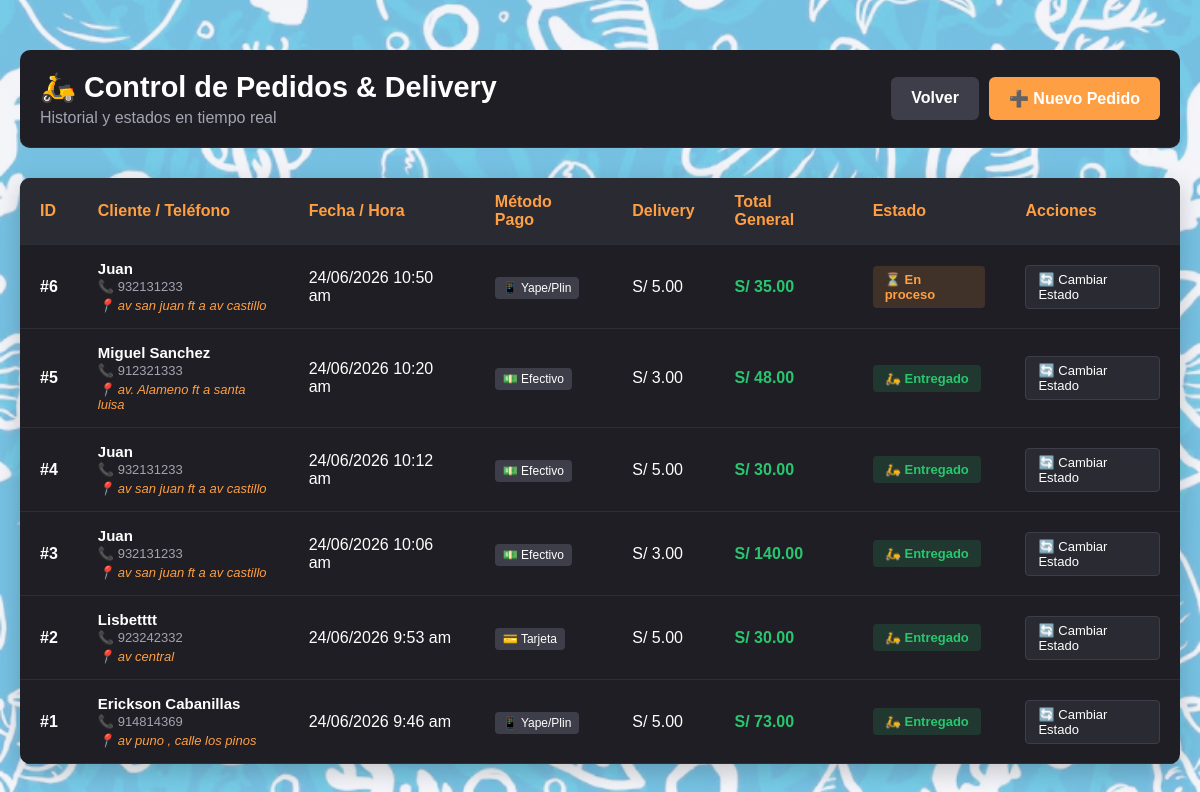
Page /views/pedidos/index.php (signed in) on the committed database.
### tables this page shows
CREATE TABLE `pedidos` (
  `id` int(11) NOT NULL,
  `cliente_id` int(11) NOT NULL,
  `fecha` datetime NOT NULL,
  `total` decimal(10,2) NOT NULL,
  `tipo_envio` varchar(50) DEFAULT 'Delivery',
  `costo_delivery` decimal(10,2) DEFAULT 0.00,
  `metodo_pago` varchar(50) DEFAULT 'Efectivo',
  `estado_pedido` varchar(50) DEFAULT 'En proceso'
);

CREATE TABLE `clientes` (
  `id` int(11) NOT NULL,
  `nombres` varchar(150) NOT NULL,
  `telefono` varchar(20) DEFAULT NULL,
  `direccion` varchar(255) DEFAULT NULL
);

### views/pedidos/index.php (the view, shortened to what this page needs)
<?php
$conexion = Conexion::conectar();
$sqlPedidos = "SELECT p.*, c.nombres, c.telefono, c.direccion
               FROM pedidos p
               INNER JOIN clientes c ON p.cliente_id = c.id
               ORDER BY p.fecha DESC";
$resultado = $conexion->query($sqlPedidos);
?>
<!DOCTYPE html>
<html lang="es">
<head>
    <link rel="stylesheet" href="../css/mesas.css">
    <link rel="stylesheet" href="../css/pedidos.css"> </head>
<body>
<div class="panel-delivery">
    <div class="header-panel">
        <div>
            <h1>🛵 Control de Pedidos & Delivery</h1>
            <p style="color: #a4a4b2; margin: 5px 0 0 0;">Historial y estados en tiempo real</p>
        </div>
        <div style="display:flex; gap:10px;">
            <a href="../dashboard/index.php" class="btn-nuevo-pedido" style="background:#3e3e4a;">Volver</a>
            <a href="nuevo.php" class="btn-nuevo-pedido">➕ Nuevo Pedido</a>
        </div>
    </div>
    <table class="tabla-delivery">
        <thead>
            <tr>
                <th>ID</th>
                <th>Cliente / Teléfono</th>
                <th>Fecha / Hora</th>
                <th>Método Pago</th>
                <th>Delivery</th>
                <th>Total General</th>
                <th>Estado</th>
                <th>Acciones</th>
            </tr>
        </thead>
        <tbody>
            <?php
            if ($resultado && $resultado->num_rows > 0) {
                while($p = $resultado->fetch_assoc()) {
            ?>
                <tr>
                    <td><strong>#<?php echo $p['id']; ?></strong></td>
                    <td>
                        <span style="display:block; font-weight:bold; font-size:15px; color:#fff;"><?php echo $p['nombres']; ?></span>
                        <span style="display:block; color:#a4a4b2; font-size:13px; margin-top:2px;">📞 <?php echo $p['telefono']; ?></span>
                        <span style="display:block; color:#ff9f43; font-size:13px; margin-top:4px; font-style:italic;">📍 <?php echo !empty($p['direccion']) ? $p['direccion'] : 'Recojo en local'; ?></span>
                    </td>
                    <td><?php echo date('d/m/Y g:i a', strtotime($p['fecha'])); ?></td>
                    <td>
                        <span class="badge-pago">
                            <?php
                                if($p['metodo_pago'] == 'Efectivo') echo '💵 Efectivo';
                                elseif($p['metodo_pago'] == 'Yape') echo '📱 Yape/Plin';
                                else echo '💳 Tarjeta';
                            ?>
                        </span>
                    </td>
                    <td>S/ <?php echo number_format($p['costo_delivery'], 2); ?></td>
                    <td style="color:#28c76f; font-weight:bold; font-size:16px;">S/ <?php echo number_format($p['total'], 2); ?></td>
                    <td>
                        <?php if($p['estado_pedido'] == 'En proceso'): ?>
                            <span class="badge badge-proceso">⏳ En proceso</span>
                        <?php else: ?>
                            <span class="badge badge-entregado">🛵 Entregado</span>
                        <?php endif; ?>
                    </td>
                    <td>
                        <a href="../../controllers/CambiarEstadoDelivery.php?id=<?php echo $p['id']; ?>&estado=<?php echo $p['estado_pedido']; ?>" class="btn-accion">
                            🔄 Cambiar Estado
                        </a>
                    </td>
                </tr>
            <?php
                }
            } ?>
        </tbody>
    </table>
</div>
</body>
</html>

### views/css/mesas.css (style rules this page uses)
* { margin: 0; padding: 0; box-sizing: border-box; font-family: Arial, sans-serif; }
body { background-image: linear-gradient(rgba(233, 234, 244, 0.5), rgba(236, 238, 248, 0.5)), url('img/MeF.png'); background-size: cover; background-position: center; background-repeat: no-repeat; background-attachment: fixed; padding-top: 20px; }

### views/css/pedidos.css (style rules this page uses)
.panel-delivery { max-width: 1200px; margin: 30px auto; padding: 0 20px; color: #fff; font-family: sans-serif; }
.header-panel { display: flex; justify-content: space-between; align-items: center; margin-bottom: 30px; background: #1e1e24; padding: 20px; border-radius: 10px; border-bottom: 1px solid #2d2d35; }
.header-panel h1 { margin: 0; font-size: 1.8rem; }
.btn-nuevo-pedido { background: #ff9f43; color: #fff; text-decoration: none; padding: 12px 20px; border-radius: 6px; font-weight: bold; transition: background 0.3s, transform 0.2s; display: inline-block; }
.tabla-delivery { width: 100%; border-collapse: collapse; background: #1e1e24; border-radius: 10px; overflow: hidden; box-shadow: 0 8px 24px rgba(0,0,0,0.2); }
.tabla-delivery th, .tabla-delivery td { padding: 15px 20px; text-align: left; border-bottom: 1px solid #2d2d35; }
.tabla-delivery th { background-color: #2a2a32; color: #ff9f43; font-weight: bold; }
.badge { display: inline-block; padding: 6px 12px; border-radius: 4px; font-size: 13px; font-weight: bold; }
.badge-proceso { background: rgba(255, 159, 67, 0.15); color: #ff9f43; }
.badge-entregado { background: rgba(40, 199, 111, 0.15); color: #28c76f; }
.badge-pago { background: #3e3e4a; color: #fff; padding: 4px 8px; border-radius: 4px; font-size: 12px; }
.btn-accion { background: #2a2a32; color: #fff; border: 1px solid #3e3e4a; padding: 6px 12px; border-radius: 4px; cursor: pointer; text-decoration: none; font-size: 13px; transition: all 0.2s; display: inline-block; }

### rows in the picture
pedidos: id "6", cliente.nombres "Juan", cliente.telefono "932131233", cliente.direccion "av san juan ft a av castillo", fecha "24/06/2026 10:50 am", metodo_pago "📱 Yape/Plin", costo_delivery "5.00", total "35.00", estado_pedido "⏳ En proceso"
pedidos: id "5", cliente.nombres "Miguel Sanchez", cliente.telefono "912321333", cliente.direccion "av. Alameno ft a santa luisa", fecha "24/06/2026 10:20 am", metodo_pago "💵 Efectivo", costo_delivery "3.00", total "48.00", estado_pedido "🛵 Entregado"
pedidos: id "4", cliente.nombres "Juan", cliente.telefono "932131233", cliente.direccion "av san juan ft a av castillo", fecha "24/06/2026 10:12 am", metodo_pago "💵 Efectivo", costo_delivery "5.00", total "30.00", estado_pedido "🛵 Entregado"
pedidos: id "3", cliente.nombres "Juan", cliente.telefono "932131233", cliente.direccion "av san juan ft a av castillo", fecha "24/06/2026 10:06 am", metodo_pago "💵 Efectivo", costo_delivery "3.00", total "140.00", estado_pedido "🛵 Entregado"
pedidos: id "2", cliente.nombres "Lisbetttt", cliente.telefono "923242332", cliente.direccion "av central", fecha "24/06/2026 9:53 am", metodo_pago "💳 Tarjeta", costo_delivery "5.00", total "30.00", estado_pedido "🛵 Entregado"
pedidos: id "1", cliente.nombres "Erickson Cabanillas", cliente.telefono "914814369", cliente.direccion "av puno , calle los pinos", fecha "24/06/2026 9:46 am", metodo_pago "📱 Yape/Plin", costo_delivery "5.00", total "73.00", estado_pedido "🛵 Entregado"
